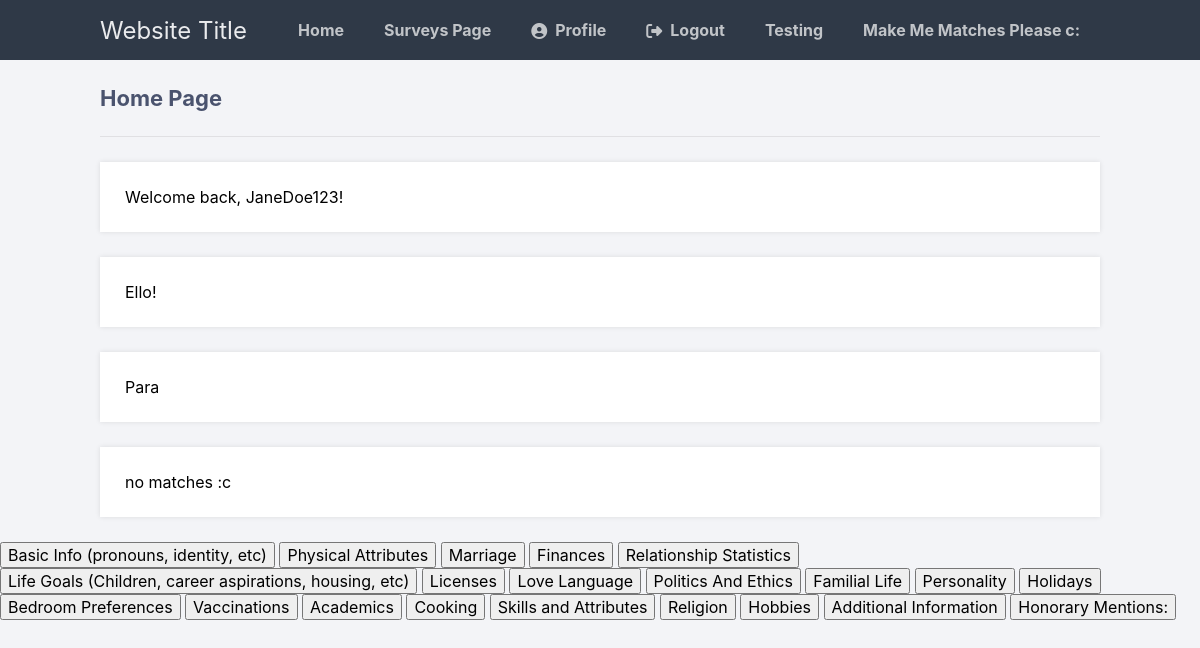
Screenshot of /home.php (signed in) with the database file from the repository.
### tables this page shows
CREATE TABLE IF NOT EXISTS  survey_tb(survey_ID INTEGER AUTO_INCREMENT PRIMARY KEY, surveyTopic TINYTEXT);

### home.php (the view, shortened to what this page needs)
<?php
$DATABASE_HOST = 'localhost';
$DATABASE_USER = 'root';
$DATABASE_PASS = '';
$DATABASE_NAME = 'fusion_flirt_db';
$con = mysqli_connect($DATABASE_HOST, $DATABASE_USER, $DATABASE_PASS, $DATABASE_NAME);
?>
<!DOCTYPE html>
<html>
	<head>
		<link href="style.css" rel="stylesheet" type="text/css">
		<link rel="stylesheet" href="https://cdnjs.cloudflare.com/ajax/libs/font-awesome/6.2.0/css/all.min.css">
	</head>
	<body class="loggedin">
		<nav class="navtop">
			<div>
				<h1>Website Title</h1>
				<a href="home.php">Home</a>
				<a href="surveys_page.php">Surveys Page</a>
				<a href="profile.php"><i class="fas fa-user-circle"></i>Profile</a>
				<a href="logout.php"><i class="fas fa-sign-out-alt"></i>Logout</a>
				<a href="showprofile.php"></i>Testing</a>
				<a href="create_matches.php"></i>Make Me Matches Please c:</a>
			</div>
		</nav>
		<div class="content">
			<h2>Home Page</h2>
			<p>Welcome back, <?=$_SESSION['name']?>!</p>
			<p>Ello!</p>
			<p>Para</p>
			<p>
			<?php
			$matches = array();
			if (sizeof($matches) > 0){
				$new_match = array_pop($matches);
				$matches_user_ID = $new_match['users_ID'];
				echo 'users ID = '.$matches_user_ID;
				$u1Or2 = $new_match['user1OrUser2'];
				$stmt = $con->prepare('SELECT username, firstname, surname, dateOfBirth, fk_contact_ID, fk_profile_ID FROM users_tb WHERE user_ID = ?');
				$stmt->bind_param('i', $matches_user_ID);
				$stmt->execute();
				$stmt->bind_result($uname, $fname, $sname, $dob, $contact_ID, $profile_ID);
				$stmt->fetch();
				$stmt->close();
				echo '<br>Username - '.$uname;
				echo '<br>Firstname - '.$fname;
				echo '<br>Surname - '.$sname;
				echo '<br>Date Of Birth - '.$dob;
				$stmt = $con->prepare('SELECT fk_bio_ID FROM profile_tb WHERE profile_ID = ?');
				$stmt->bind_param('i', $profile_ID);
				$stmt->execute();
				$stmt->bind_result($biography_ID);
				$stmt->fetch();
				$stmt->close();
				$stmt = $con->prepare('SELECT bio FROM biography_tb WHERE bio_ID = ?');
				$stmt->bind_param('i', $biography_ID);
				$stmt->execute();
				$stmt->bind_result($biography);
				$stmt->fetch();
				$stmt->close();
				echo '<br>Biography - '.$biography;
				$stmt = $con->prepare('SELECT fk_image_ID FROM images_profile_link_tb WHERE fk_profile_ID = ?');
				$stmt->bind_param('i', $profile_ID);
				$stmt->execute();
				$stmt->store_result();
				$stmt->bind_result($fk_image_ID);
				$image_IDs = '';
				while ($stmt->fetch()) {
					$image_IDs .= $fk_image_ID . ',';
				}
				if ($stmt->num_rows > 0) {
					$stmt->close();
					$image_IDs = rtrim($image_IDs, ',');
					$stmt = $con->prepare('SELECT image, image_name, image_type FROM images_tb WHERE image_ID IN (' . $image_IDs . ')');
					$stmt->execute();
					$stmt->store_result();
					while ($stmt->fetch()) {
						$stmt->bind_result($image, $image_name, $image_type);
						echo '<img src="display_image.php?image_ids=' . $image_IDs . '" alt="Image">';
					}
					$stmt->close();
				}
				?>
				<form method='POST' action='reject.php'>
				<button type='submit' value='<?php echo $new_match['match_ID']; ?>' name='respond'>Reject</button>
				</form>
				<form method='POST' action='accept.php'>
				<button type='submit' value='<?php echo $new_match['match_ID']; ?>' name='respond'>Accept</button>
				<input type='hidden' value='<?php echo $u1Or2; ?>' name='user1Or2'>
				</form>
				<?php
			} else{
				echo "no matches :c";
			}
			?>
			</p>
		</div>
	</body>
				<?php
				if ($stmt = $con->prepare('SELECT survey_ID, surveyTopic FROM survey_tb')) {
					$stmt->execute();
					$result = $stmt->get_result();
					foreach ($result as $row){
					?><button name="survey" type="submit" value="<?php echo $row['survey_ID'] ?>">
					<?php echo $row['surveyTopic'] ?>
					</button>
					<?php
					}
				}?>
</html>

### style.css (style rules this page uses)
* { box-sizing: border-box; font-family: -apple-system, BlinkMacSystemFont, "segoe ui", roboto, oxygen, ubuntu, cantarell, "fira sans", "droid sans", "helvetica neue", Arial, sans-serif; font-size: 16px; }
body { background-color: #435165; }
.navtop { background-color: #2f3947; height: 60px; width: 100%; border: 0; }
.navtop div { display: flex; margin: 0 auto; width: 1000px; height: 100%; }
.navtop div h1, .navtop div a { display: inline-flex; align-items: center; }
.navtop div h1 { flex: 1; font-size: 24px; padding: 0; margin: 0; color: #eaebed; font-weight: normal; }
.navtop div a { padding: 0 20px; text-decoration: none; color: #c1c4c8; font-weight: bold; }
.navtop div a i { padding: 2px 8px 0 0; }
body.loggedin { background-color: #f3f4f7; }
.content { width: 1000px; margin: 0 auto; }
.content h2 { margin: 0; padding: 25px 0; font-size: 22px; border-bottom: 1px solid #e0e0e3; color: #4a536e; }
.content > p, .content > div { box-shadow: 0 0 5px 0 rgba(0, 0, 0, 0.1); margin: 25px 0; padding: 25px; background-color: #fff; }
body { background-color: #435165; margin: 0; }

### rows the page displays
survey_tb: $row['survey_ID'] 1 (drawn), surveyTopic "Basic Info (pronouns, identity, etc)"
survey_tb: $row['survey_ID'] 2 (drawn), surveyTopic "Physical Attributes"
survey_tb: $row['survey_ID'] 3 (drawn), surveyTopic "Marriage"
survey_tb: $row['survey_ID'] 4 (drawn), surveyTopic "Finances"
survey_tb: $row['survey_ID'] 5 (drawn), surveyTopic "Relationship Statistics"
survey_tb: $row['survey_ID'] 6 (drawn), surveyTopic "Life Goals (Children, career aspirations, housing, etc)"
survey_tb: $row['survey_ID'] 7 (drawn), surveyTopic "Licenses"
survey_tb: $row['survey_ID'] 8 (drawn), surveyTopic "Love Language"
survey_tb: $row['survey_ID'] 9 (drawn), surveyTopic "Politics And Ethics"
survey_tb: $row['survey_ID'] 10 (drawn), surveyTopic "Familial Life"
survey_tb: $row['survey_ID'] 11 (drawn), surveyTopic "Personality"
survey_tb: $row['survey_ID'] 12 (drawn), surveyTopic "Holidays"
survey_tb: $row['survey_ID'] 13 (drawn), surveyTopic "Bedroom Preferences"
survey_tb: $row['survey_ID'] 14 (drawn), surveyTopic "Vaccinations"
survey_tb: $row['survey_ID'] 15 (drawn), surveyTopic "Academics"
survey_tb: $row['survey_ID'] 16 (drawn), surveyTopic "Cooking"
survey_tb: $row['survey_ID'] 17 (drawn), surveyTopic "Skills and Attributes"
survey_tb: $row['survey_ID'] 18 (drawn), surveyTopic "Religion"
survey_tb: $row['survey_ID'] 19 (drawn), surveyTopic "Hobbies"
survey_tb: $row['survey_ID'] 20 (drawn), surveyTopic "Additional Information"
survey_tb: $row['survey_ID'] 21 (drawn), surveyTopic "Honorary Mentions:"

### other values shown
$_SESSION['name'] "JaneDoe123"
